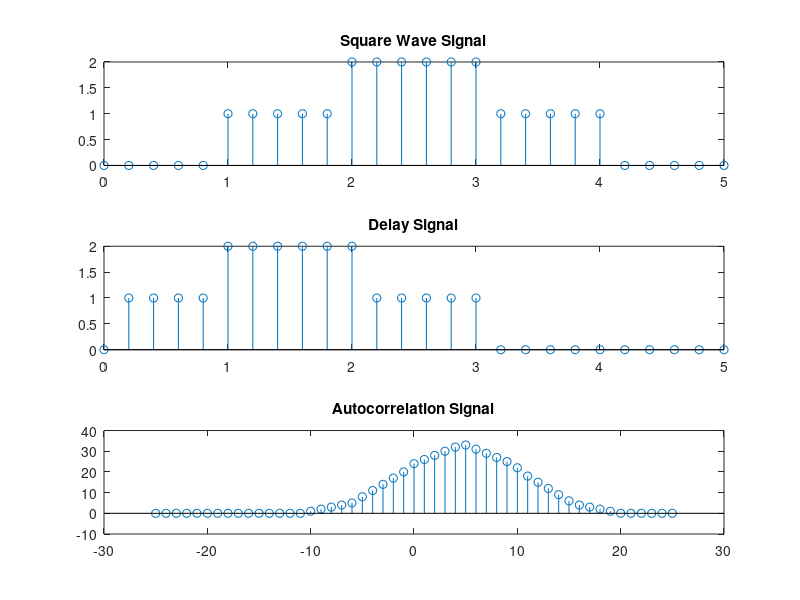

This chart was generated by the following MATLAB code:
clear all;
close all;
clc

fs=5;
t=0:1/fs:5;
s1=t>=1&t<=4;
s2=t>=2 & t<=3;
s=s1+s2;

d1=t>0 & t<=3;
d2=t>=1 & t<=2;
d=d1+d2;

Maxlength=length(t)-1;
A=-Maxlength:Maxlength;
C=xcorr(s,d);

subplot(3,1,1)
stem(t,s)
title('Square Wave Signal');

subplot(3,1,2)
stem(t,d)
title('Delay Signal');

subplot(3,1,3)
stem(A,C)
title('Autocorrelation Signal');